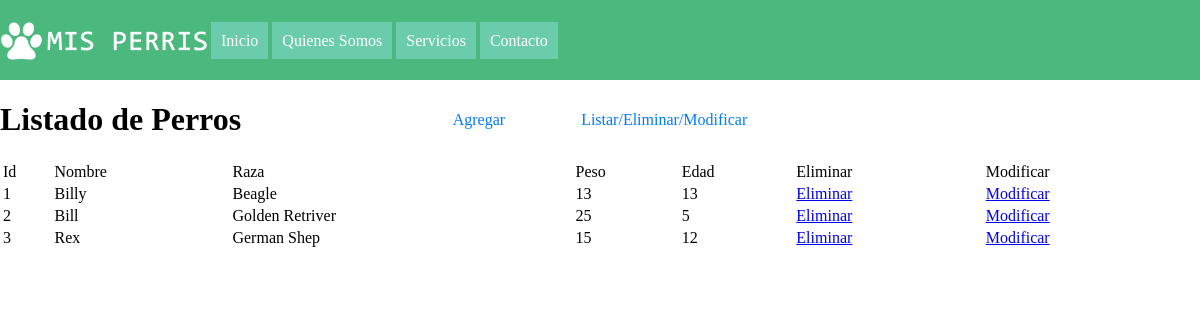
Screenshot of /web/listar.php with the database file from the repository.
### tables this page shows
CREATE TABLE IF NOT EXISTS `perro` (
  `id` int(11) NOT NULL,
  `nombre` varchar(45) DEFAULT NULL,
  `raza` varchar(45) DEFAULT NULL,
  `peso` int(11) DEFAULT NULL,
  `edad` int(11) DEFAULT NULL,
  PRIMARY KEY (`id`)
);

### controlador/DaoPerro.php (called while the page is built, shortened)
<?php
include_once 'conexion.php';
class DaoPerro{
    private $cone;
    function __construct() {
        try {
            $this->cone = new conexion();
        } catch (Exception $exc) {
            echo $exc->getTraceAsString();
        }
    }
    public function Listar(){
        try {
            $sql="select * from perro";
            return $this->cone->SqlSeleccion($sql);
        } catch (Exception $exc) {
            echo $exc->getTraceAsString();
        }
    }
}

### controlador/conexion.php (called while the page is built, shortened)
<?php
class conexion {
    private $server = "localhost";
    private $usuario = "root";
    private $pass = "";
    private $base = "misperris";
    private $cone;
    function __construct() {
        try {
            $this->cone = mysqli_connect($this->server, $this->usuario, $this->pass, $this->base);
        } catch (Exception $exc) {
            echo $exc->getTraceAsString();
        }
    }
    public function SqlSeleccion($sql) {
        try {
            $reg = mysqli_query($this->cone, $sql);
            return $reg;
        } catch (Exception $exc) {
            echo $exc->getTraceAsString();
        }
    }
}

### web/listar.php (the view, shortened to what this page needs)
<html>
    <head>
        <link rel="stylesheet" type="text/css" media="screen" href="css/design.css " />
    </head>
    <body class="jonny">
        <header>
            <div class="Container">
                <div>
                    <?php
                    include_once'menu.php'
                    ?>
                    <?php
                    include_once'menu_perros.php'
                    ?>
                </div>
            </div>
        </header>
        <h1>Listado de Perros</h1>
        <table>
            <tr>
                <td>Id</td>
                <td>Nombre</td>
                <td>Raza</td>
                <td>Peso</td>
                <td>Edad</td>
                <td>Eliminar</td>
                <td>Modificar</td>
            </tr>
            <?php
            include_once '../controlador/DaoPerro.php';
            $dao = new DaoPerro();
            $reg = $dao->Listar();
            while ($row = mysqli_fetch_array($reg)) {
                echo '<tr>';
                echo '<td>' . $row[0] . "</td>";
                echo '<td>' . $row[1] . "</td>";
                echo '<td>' . $row[2] . "</td>";
                echo '<td>' . $row[3] . "</td>";
                echo '<td>' . $row[4] . "</td>";
                echo '<td><a href="eliminar.php?id=' . $row[0] . '"> Eliminar </a></td>';
                echo '<td><a href="modificar.php?id=' . $row[0] . '"> Modificar </a></td>';
                echo '</tr>';
            }
            ?>
        </table>
    </body>
</html>

### web/menu.php
<!DOCTYPE html>
<link rel="stylesheet" href="CSS/design.css">
<header>
                   <nav>
                    <img class="logo"src="img/logo.png" alt="logo"  >
                       <div>
                           <a href="home.php">Inicio</a>
                           <a href="aboutUs.php">Quienes Somos</a>
                           <a href="servicios.php">Servicios</a>
                           <a href="">Contacto</a>
                       </div>
                   </nav>
</header>

### web/menu_perros.php
<div>
    <a class="spaceingequisde" href="agregar.php">Agregar</a>
    <a class="spaceingequisde" href="listar.php">Listar/Eliminar/Modificar</a>
</div>

### web/css/design.css (style rules this page uses)
body, html { margin: 0px; padding: 0px; background-color: white; font-family: 'Trebuchet MS'; }
.logo { width: 35%; max-width: 40%; display: block; }
.Container { width: 100%; min-width: 500px; margin: auto; }
.spaceingequisde { padding: 3%; color: #007bff; text-decoration: none; background-color: transparent; -webkit-text-decoration-skip: objects; }
header { width: 100%; height: 80px; line-height: 80px; background-color: rgba(60, 179, 114, 0.712); }
header nav { width:50%; display:flex; flex-wrap:wrap; align-items:center; padding:1px; }
header nav a { background:#6ACCAA; color:#fff; text-align: center; text-decoration: none; padding:10px; flex-grow:1; }
header div div { text-align: center; }
table { width: 100%; }
html { background-color: white; }
body { background-color: white; }

### rows the page displays
perro: id "1", nombre "Billy", raza "Beagle", peso "13", edad "13"
perro: id "2", nombre "Bill", raza "Golden Retriver", peso "25", edad "5"
perro: id "3", nombre "Rex", raza "German Shep", peso "15", edad "12"
